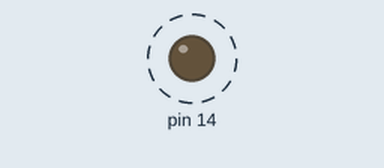
Simulated run of this sketch. Board: Arduino Uno, built with avr-gcc and run on an emulated ATmega328P. On the bench: output pins drawn as LEDs (lit = HIGH). Dashed ring = blinking.

Above: at 0.5 s.
Timing chart, 0 to 4.6 s (numbered marks = the images above):
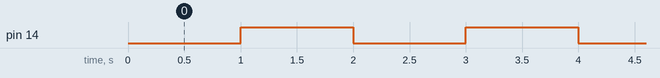

Measured:
- by itself, pin 14: alternates HIGH for 1.0 s and LOW for 1.0 s

The sketch:

sketch_may17a.ino
```cpp
void setup() {
  pinMode(14, OUTPUT);
  digitalWrite(14, HIGH);

  // put your setup code here, to run once:

}

void loop() {
  // put your main code here, to run repeatedly:
digitalWrite(14, LOW);
delay(1000);
digitalWrite(14, HIGH);
delay(1000);
}
```
